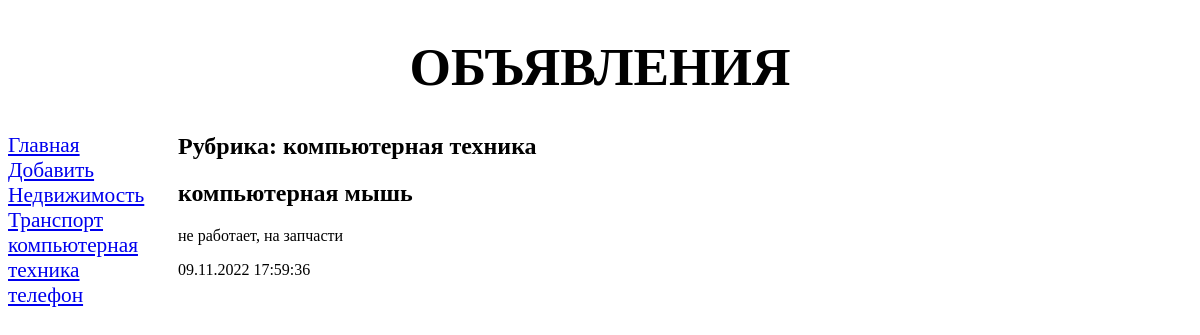
Page /4/ on the committed database.
### bboard/models.py (models this page shows, shortened)
class Rubric(models.Model):
    name = models.CharField(max_length=20, db_index=True, verbose_name='Название')
    class Meta:
        verbose_name = 'Рубрика'
        verbose_name_plural = 'Рубрики'
        ordering = ['name']

class Bb(models.Model):
    title = models.CharField(max_length=50, verbose_name='Товар')
    content = models.TextField(null=True, blank=True, verbose_name='Описание')
    price = models.FloatField(null=True, blank=True, verbose_name='Цена')
    published = models.DateTimeField(auto_now_add=True, db_index=True, verbose_name='Дата добавления')
    rubric = models.ForeignKey('Rubric', null=True, on_delete=models.PROTECT, verbose_name='Рубрика')
    class Meta:
        verbose_name = 'Объявление'
        verbose_name_plural = 'Объявления'
        ordering = ['-published']

### bboard/views.py (the view)
# urls.py: path('<int:rubric_id>/', by_rubric, name='by_rubric'),
def by_rubric(request, rubric_id):
    bbs = Bb.objects.filter(rubric=rubric_id)
    rubrics = Rubric.objects.all()
    current_rubric = Rubric.objects.get(pk=rubric_id)
    context = {'bbs': bbs, 'rubrics': rubrics, 'current_rubric': current_rubric}
    return render(request, 'bboard/by_rubric.html', context)

### bboard/templates/bboard/by_rubric.html (shortened to what this page needs)
{% extends 'layout/basic.html'%}
{% block content%}
<h2>Рубрика: {{current_rubric.name}}</h2>
  {% for bb in bbs %}
    <div>
        <h2>{{bb.title}}</h2>
        <p>{{bb.content}}</p>
        <p>{{bb.published|date:'d.m.Y H:i:s'}}</p>
    </div>
    {%endfor%}
{% endblock%}

### bboard/templates/layout/basic.html (shortened to what this page needs)
{%load static%}
<!DOCTYPE html>
<html lang="en">
<head>
</head>
    <link rel="stylesheet" type="text/css" href="{% static 'bboard/style.css' %}">
<body>
  <header>
      <h1>Объявления</h1>
  </header>
  <nav>
      <a href="{% url 'index' %}">Главная</a>
        <a href="{% url 'add' %}">Добавить</a>
        {% for rubric in rubrics %}
        <a href="{% url 'by_rubric' rubric.pk %}">{{rubric.name}}</a>
        {%endfor%}
  </nav>
  <section>
      {%block content%}
      {%endblock%}
  </section>
</body>
</html>

### bboard/static/bboard/style.css (style rules this page uses)
header h1 { font-size: 40pt; text-transform: uppercase; text-align: center; background: url('bg.jpg') left / auto 100% no-repeat; }
nav { font-size: 16pt; width: 150px; float: left; }
nav a { display: block; margin: 10px 0 px; }
section { margin-left: 170px }

### rows in the picture
Rubric: name "Недвижимость"
Rubric: name "Транспорт"
Rubric: name "компьютерная техника"
Rubric: name "телефон"
Bb: title "компьютерная мышь", content "не работает, на запчасти", published "09.11.2022 17:59:36"
